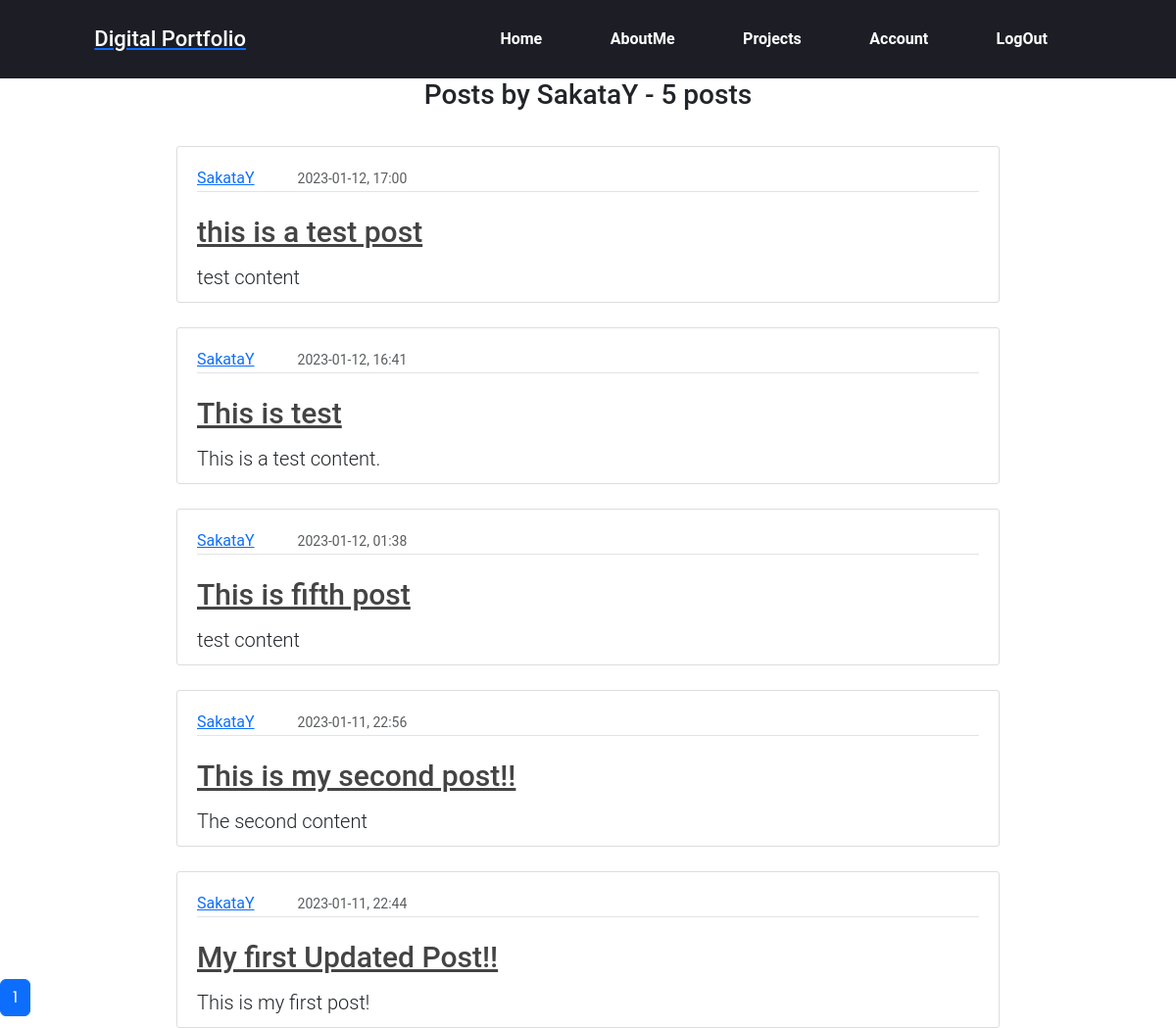
The page /user/SakataY (signed in) on the database its author committed.
### flaskapp/models.py (models this page shows, shortened)
class User(db.Model, UserMixin):
    id = db.Column(db.Integer, primary_key=True)
    username = db.Column(db.String(15), unique=True, nullable=False)
    email = db.Column(db.String(100), unique=True, nullable=False)
    image_file = db.Column(db.String(20), nullable=False, default='default.jpg')
    password = db.Column(db.String(65), nullable=False)
    posts = db.relationship('Post', backref='author', lazy=True)

class Post(db.Model):
    id = db.Column(db.Integer, primary_key=True)
    title = db.Column(db.String(120), nullable=False)
    date_posted = db.Column(db.DateTime, nullable=False, default=datetime.utcnow)
    content = db.Column(db.Text, nullable=False)
    user_id = db.Column(db.Integer, db.ForeignKey('user.id'), nullable=False)

### flaskapp/routes.py (the view)
@app.route("/user/<string:username>")
def user_posts(username):
    page = request.args.get('page', 1, type=int)
    user = User.query.filter_by(username=username).first_or_404()
    posts = Post.query.filter_by(author=user).order_by(Post.date_posted.desc()).paginate(page=page,per_page=10)
    return render_template('user_posts.html', posts=posts, user=user)

### flaskapp/models.py (called while the page is built)
@login_manager.user_loader
def load_user(user_id):
    return User.query.get(int(user_id))

### flaskapp/templates/user_posts.html
{% extends "layout.html" %}
{% block content %}
    <h3 class="posts_by">Posts by {{ user.username }} - {{ posts.total }} posts</h3>
    {% for post in posts.items %}
        <article class="media content-section">
          <div class="media-body">
            <div class="article-metadata">
              <a class="mr-2" href="{{ url_for('user_posts', username=post.author.username) }}">{{ post.author.username }}</a>
              <small class="text-muted">{{ post.date_posted.strftime('%Y-%m-%d, %H:%M') }}</small>
            </div>
            <h2><a class="article-title" href="{{ url_for('post', post_id=post.id) }}">{{ post.title }}</a></h2>
            <p class="article-content">{{ post.content }}</p>
          </div>
        </article>
    {% endfor %}
    {% for page_num in posts.iter_pages(left_edge=1, right_edge=1, left_current=1, right_current=2) %}
        {% if page_num %}
          {% if posts.page == page_num %}
            <a class="btn btn-primary m-auto" href="{{ url_for('user_posts', username=user.username, page=page_num) }}">{{ page_num }}</a>
          {% else %}
            <a class="btn btn-outline-primary m-auto" href="{{ url_for('user_posts', username=user.username, page=page_num) }}">{{ page_num }}</a>
          {% endif %}
        {% endif %}
    {% endfor %}
{% endblock content %}

### flaskapp/static/css/style.css (style rules this page uses)
* { margin: 0; padding: 0; box-sizing: border-box; }
body { background: white !important;; font-family: 'Poppins', sans-serif; }
h2 { font-size: 50px; }
p { margin: 0; font-size: 30px; font-weight: 300; }
.content-section { background: #ffffff; padding: 10px 20px; border: 1px solid #dddddd; border-radius: 3px; margin-top: 100px; margin-bottom: -50px; }
.article-title { font-size: 30px;; color: #444444; }
.article-content { font-size: 20px; white-space: pre-line; }
.article-metadata { padding-bottom: 1px; margin-bottom: 4px; border-bottom: 1px solid #e3e3e3 }
.posts_by { text-align: center; margin-top: 80px; margin-bottom: -40px; }
.content-section { width: 70%; margin-left: auto; margin-right: auto; margin-top: 3rem; align-items: center; }
.media-body { margin-top: 10px; }

### flaskapp/static/css/navbar.css (style rules this page uses)
* { margin: 0; padding: 0; box-sizing: border-box; }
.content-section { background: #ffffff; padding: 10px 20px; border: 1px solid #dddddd; border-radius: 3px; margin-top: 75px; }
small { margin-left: 40px; }

### flaskapp/static/css/about.css (style rules this page uses)
* { margin: 0; padding: 0; list-style: none; box-sizing: border-box; font-family: 'Roboto', sans-serif; }

### rows shown on the page
User: username "SakataY"
Post: author.username "SakataY", date_posted "2023-01-12, 17:00", title "this is a test post", content "test content"
Post: author.username "SakataY", date_posted "2023-01-12, 16:41", title "This is test", content "This is a test content."
Post: author.username "SakataY", date_posted "2023-01-12, 01:38", title "This is fifth post", content "test content"
Post: author.username "SakataY", date_posted "2023-01-11, 22:56", title "This is my second post!!", content "The second content"
Post: author.username "SakataY", date_posted "2023-01-11, 22:44", title "My first Updated Post!!", content "This is my first post!"

### other values the page prints
{{ posts.total }} "5"
{{ page_num }} "1"
